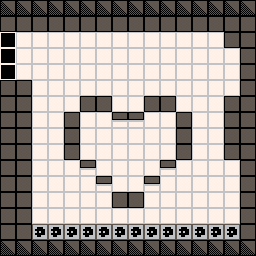

Rendered tile map (Tiled .tmx) drawn with the repository's tilesets; below, a short description and the full map source, tile grids included:
An orthogonal 32x32 tile map with 8x8 px tiles, 1 tile layer (Tile Layer 1) and 5 objects (spawn_point, cam_area, map_link, artifact, spawn_checkpoint).

<map version="1.2" tiledversion="1.2.5" orientation="orthogonal" renderorder="right-down" width="32" height="32" tilewidth="8" tileheight="8" infinite="0" nextlayerid="7" nextobjectid="13">
 <properties>
  <property name="level_id" type="int" value="-1" />
 </properties>
 <tileset firstgid="1" source="platformer_sheet_1.tsx" />
 <layer id="6" name="Tile Layer 1" width="32" height="32">
  <data encoding="csv">
33,34,33,34,33,34,33,34,33,34,33,34,33,34,33,34,33,34,33,34,33,34,33,34,33,34,33,34,33,34,33,34,
49,50,49,50,49,50,49,50,49,50,49,50,49,50,49,50,49,50,49,50,49,50,49,50,49,50,49,50,49,50,49,50,
7,8,7,8,7,8,7,8,7,8,7,8,7,8,7,8,7,8,7,8,7,8,7,8,7,8,7,8,7,8,7,8,
23,24,23,24,23,24,23,24,23,24,23,24,23,24,23,24,23,24,23,24,23,24,23,24,23,24,23,24,23,24,23,24,
9,10,3,4,3,4,3,4,3,4,3,4,3,4,3,4,3,4,3,4,3,4,3,4,3,4,3,4,7,8,7,8,
25,26,19,20,19,20,19,20,19,20,19,20,19,20,19,20,19,20,19,20,19,20,19,20,19,20,19,20,23,24,23,24,
9,10,3,4,3,4,3,4,3,4,3,4,3,4,3,4,3,4,3,4,3,4,3,4,3,4,3,4,3,4,7,8,
25,26,19,20,19,20,19,20,19,20,19,20,19,20,19,20,19,20,19,20,19,20,19,20,19,20,19,20,19,20,23,24,
9,10,3,4,3,4,3,4,3,4,3,4,3,4,3,4,3,4,3,4,3,4,3,4,3,4,3,4,3,4,7,8,
25,26,19,20,19,20,19,20,19,20,19,20,19,20,19,20,19,20,19,20,19,20,19,20,19,20,19,20,19,20,23,24,
7,8,7,8,3,4,3,4,3,4,3,4,3,4,3,4,3,4,3,4,3,4,3,4,3,4,3,4,3,4,7,8,
23,24,23,24,19,20,19,20,19,20,19,20,19,20,19,20,19,20,19,20,19,20,19,20,19,20,19,20,19,20,23,24,
7,8,7,8,3,4,3,4,3,4,7,8,7,8,3,4,3,4,7,8,7,8,3,4,3,4,3,4,7,8,7,8,
23,24,23,24,19,20,19,20,19,20,23,24,23,24,19,20,19,20,23,24,23,24,19,20,19,20,19,20,23,24,23,24,
7,8,7,8,3,4,3,4,7,8,3,4,3,4,11,12,11,12,3,4,3,4,7,8,3,4,3,4,7,8,7,8,
23,24,23,24,19,20,19,20,23,24,19,20,19,20,27,28,27,28,19,20,19,20,23,24,19,20,19,20,23,24,23,24,
7,8,7,8,3,4,3,4,7,8,3,4,3,4,3,4,3,4,3,4,3,4,7,8,3,4,3,4,7,8,7,8,
23,24,23,24,19,20,19,20,23,24,19,20,19,20,19,20,19,20,19,20,19,20,23,24,19,20,19,20,23,24,23,24,
7,8,7,8,3,4,3,4,7,8,3,4,3,4,3,4,3,4,3,4,3,4,7,8,3,4,3,4,7,8,7,8,
23,24,23,24,19,20,19,20,23,24,19,20,19,20,19,20,19,20,19,20,19,20,23,24,19,20,19,20,23,24,23,24,
7,8,7,8,3,4,3,4,3,4,11,12,3,4,3,4,3,4,3,4,11,12,3,4,3,4,3,4,3,4,7,8,
23,24,23,24,19,20,19,20,19,20,27,28,19,20,19,20,19,20,19,20,27,28,19,20,19,20,19,20,19,20,23,24,
7,8,7,8,3,4,3,4,3,4,3,4,11,12,3,4,3,4,11,12,3,4,3,4,3,4,3,4,3,4,7,8,
23,24,23,24,19,20,19,20,19,20,19,20,27,28,19,20,19,20,27,28,19,20,19,20,19,20,19,20,19,20,23,24,
7,8,7,8,3,4,3,4,3,4,3,4,3,4,7,8,7,8,3,4,3,4,3,4,3,4,3,4,3,4,7,8,
23,24,23,24,19,20,19,20,19,20,19,20,19,20,23,24,23,24,19,20,19,20,19,20,19,20,19,20,19,20,23,24,
7,8,7,8,3,4,3,4,3,4,3,4,3,4,3,4,3,4,3,4,3,4,3,4,3,4,3,4,3,4,7,8,
23,24,23,24,19,20,19,20,19,20,19,20,19,20,19,20,19,20,19,20,19,20,19,20,19,20,19,20,19,20,23,24,
7,8,7,8,13,14,13,14,13,14,13,14,13,14,13,14,13,14,13,14,13,14,13,14,13,14,13,14,13,14,7,8,
23,24,23,24,29,30,29,30,29,30,29,30,29,30,29,30,29,30,29,30,29,30,29,30,29,30,29,30,29,30,23,24,
33,34,33,34,33,34,33,34,33,34,33,34,33,34,33,34,33,34,33,34,33,34,33,34,33,34,33,34,33,34,33,34,
49,50,49,50,49,50,49,50,49,50,49,50,49,50,49,50,49,50,49,50,49,50,49,50,49,50,49,50,49,50,49,50
</data>
 </layer>
 <objectgroup id="2" name="Object Layer 1">
  <object id="1" name="top_left" type="spawn_point" x="0" y="56" width="32" height="24">
   <properties>
    <property name="type" value="side" />
   </properties>
  </object>
  <object id="2" name="camera" type="cam_area" x="0" y="16" width="256" height="224" />
  <object id="9" name="link" type="map_link" x="-16" y="32" width="16" height="48">
   <properties>
    <property name="dest_map_path" value="Content/raw/map_ss_india_03.tmx" />
    <property name="dest_spawn_name" value="bottom_right" />
   </properties>
  </object>
  <object id="11" type="artifact" x="120" y="144" width="16" height="16">
   <properties>
    <property name="id" value="health_02" />
   </properties>
  </object>
  <object id="12" name="checkpoint" type="spawn_checkpoint" x="32" y="48" width="32" height="32" />
 </objectgroup>
</map>
